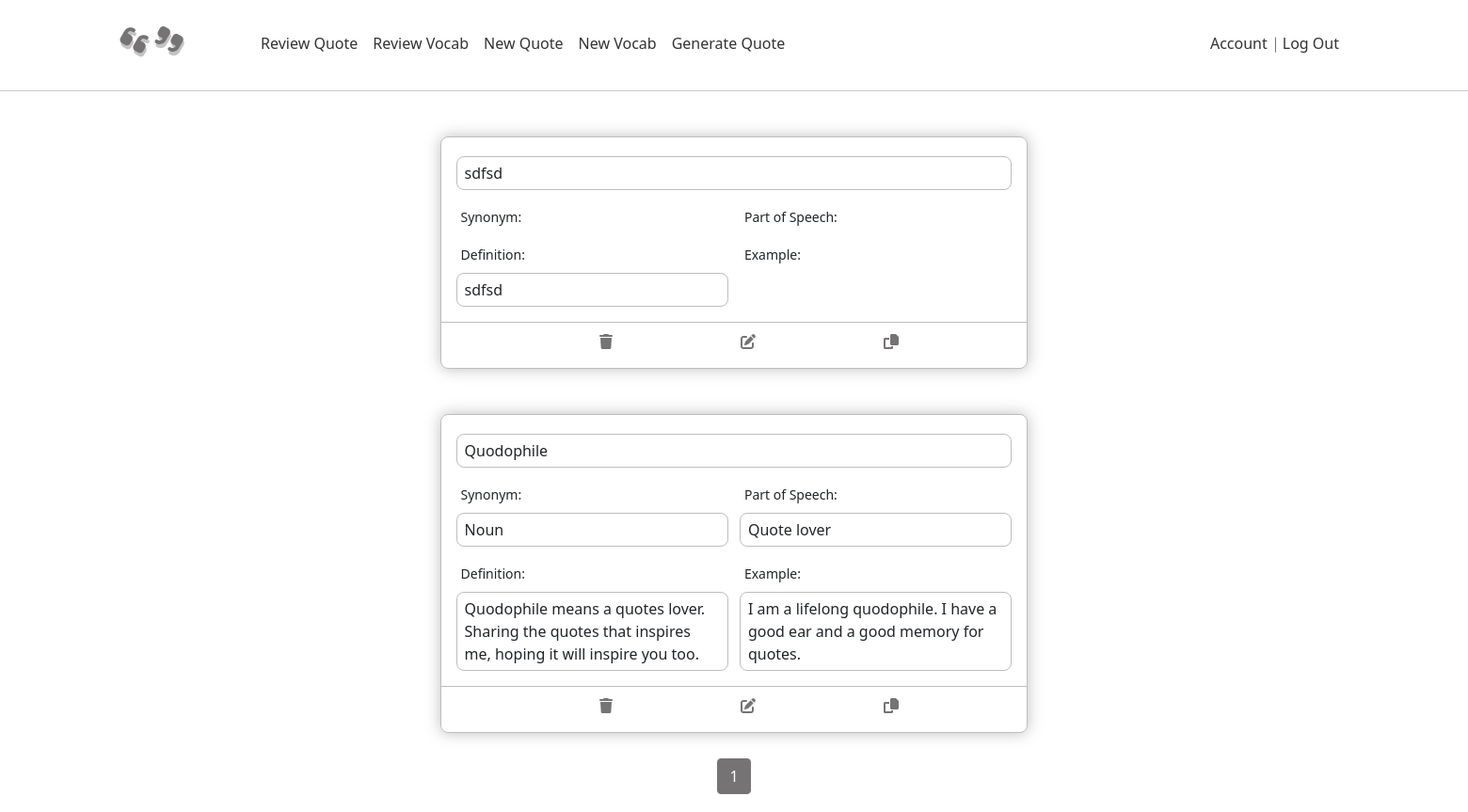
The app's page /words/review (signed in) with its own data.
### app/models.py (models this page shows, shortened)
class Word(db.Model, UserMixin):
    id = db.Column(db.Integer, primary_key=True)
    word = db.Column(db.String(20000), nullable=False)
    part_of_speech = db.Column(db.String(500), nullable=False)
    synonym = db.Column(db.String(20000), nullable=False)
    definition = db.Column(db.Text, nullable=False)
    example = db.Column(db.Text, nullable=False)
    user_id = db.Column(db.Integer, db.ForeignKey('user.id'), nullable=False)

### app/routes.py (the view)
@app.route("/words/review", methods=["GET", "POST"])
@login_required
def word_review():
    page = request.args.get('page', 1, type=int)
    words = Word.query.order_by(Word.id.desc()).filter_by(user_id=str(current_user.id)).paginate(page=page, per_page=2)
    return render_template('learnt_words.html', words=words)

### app/models.py (called while the page is built)
@login_manager.user_loader
def load_user(user_id):
    return User.query.get(user_id)

### app/templates/learnt_words.html (shortened to what this page needs)
{% extends "layout.html" %}
{% block main %}
        {% if words.items %}
                {% for word in words.items %}
                    <div class="review-word-container mb-4 mt-5">
                        <div class="word-box mb-3">
                                {{ word.word }}
                        </div>
                        <div class="syn-pos-box mb-3">
                            <div class="box">
                                <small>Synonym: </small>
                                {% if word.synonym | length %}
                                    <div class="word-containers"> {{ word.synonym }} </div>
                                {% endif %}
                            </div>
                            <div class="box">
                                <small>Part of Speech: </small>
                                {% if word.part_of_speech | length %}
                                    <div class="word-containers"> {{ word.part_of_speech }} </div>
                                {% endif %}
                            </div>
                        </div>
                        <div class="syn-pos-box def-ex mb-3">
                            <div class="box">
                                <small>Definition: </small>
                                {% if word.definition | length %}
                                    <div class="word-containers"> {{ word.definition }} </div>
                                {% endif %}
                            </div>
                            <div class="box">
                                <small>Example: </small>
                                {% if word.example | length %}
                                    <div class="word-containers"> {{ word.example }} </div>
                                {% endif %}
                            </div>
                        </div>
                        <div class="line"></div>
                            <ul class="icons">
                                <li class="icon"><a href="{{ url_for('delete_word', word_id=word.id) }}"><i class="fa fa-trash" data-toggle="tooltip" title="delete"></i></a></li>
                                <li class="icon"><a href="{{ url_for('update_word', word_id=word.id) }}"><i class="fa fa-edit" data-toggle="tooltip" title="edit"></i></a></li>
                                <li class="icon"><i class="fa fa-copy copy-btn" data-toggle="tooltip" title="copy"></i></li>
                            </ul>
                    </div>
                {% endfor %}
                <div class="footer mb-3">
                    {% for footer in words.iter_pages(left_edge=1, right_edge=1, left_current=1, right_current=2) %}
                        {% if footer %}
                            {% if footer == words.page %}
                                <a class="btn btn-outline-info pages current-page " href="{{ url_for('word_review', page=footer)}}"> {{ footer }} </a>
                            {% else %}
                                <a class="btn btn-outline-info pages  " href="{{ url_for('word_review', page=footer)}}"> {{ footer }} </a>
                            {% endif %}
                        {% else %}
                            ...
                        {% endif %}
                    {% endfor %}
                </div>
        {% else %}
            <div class="review-quotes-none">
                <p>No Words.</p>
            </div>
        {% endif %}
{% endblock %}

### app/static/styles.css (style rules this page uses)
* { margin: 0; padding: 0; box-sizing: border-box; }
body { scroll-behavior: smooth; overflow-x: hidden; }
:root { --main-color: rgb(117, 115, 115); --secondary-color: rgb(52, 51, 51); --bg-color: rgb(236, 232, 232); }
.icons { display: flex; padding-top: 8px; height: 2rem; align-items: center; justify-content: space-evenly; }
li { list-style: none; align-items: center; color: var(--main-color); }
.icon { align-items: center; cursor: pointer; }
.icon a, .icon a:hover { color: var(--main-color); }
.line { content: ""; height: 1px; padding: 0; margin: 0; width: 100%; background-color: rgba(117, 115, 115, 0.468); }
.review-word-container { display: block; align-items: center; justify-content: center; max-width: 40%; min-width: 20rem; margin: auto; border-radius: 8px; border: 1px solid rgba(117, 115, 115, 0.468); box-shadow: 0 0 16px rgba(117, 115, 115, 0.468); }
.word-box { border-radius: 8px; border: 1px solid rgba(117, 115, 115, 0.468); width: 95%; padding: 5px 8px 5px 8px; margin: auto; margin-top: 20px; }
.syn-pos-box { width: 95%; margin: auto; display: flex; justify-content: center; justify-content: space-between; }
.syn-pos-box >* { width: 49%; justify-content: space-between; }
.word-containers { border: 1px solid rgba(117, 115, 115, 0.468); border-radius: 8px; padding: 5px 8px 5px 8px; margin-top: 0.5rem; width: 100%; }
.box small { padding-left: 5px; }
.footer { display: flex; justify-content: center; }
.footer > * { margin: 3px; }
.pages { background-color: white; border-color: var(--main-color); color: var(--main-color); transition: 0.5s; }
.current-page { background-color: var(--main-color); border-color: var(--main-color); color: white; }

### records on screen
Word: word "sdfsd", definition "sdfsd"
Word: word "Quodophile", synonym "Noun", part_of_speech "Quote lover", definition "Quodophile means a quotes lover. Sharing the quotes that inspires me, hoping it will inspire you too.", example "I am a lifelong quodophile. I have a good ear and a good memory for quotes."

### other values on screen
{{ footer }} "1"
